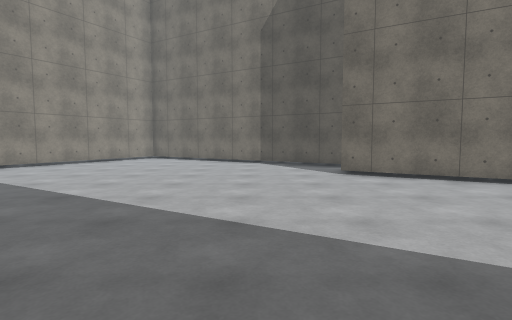
[1] (above)

16 first-person views from a walk through a scene from a Unity 3-D project. The camera is 1.3 m above the floor, tilts 4° down and sees 80° across. The floor is counted in squares, 1 m on a side. Each view is taken from the middle of a square. On the plan, view 1 faces up. The plan holds only what a view shows up to about 14 squares ahead; the rest is blank. The place goes on beyond the plan. The player character is not drawn. Surface patterns are stand-ins for the level's own textures.

[2]
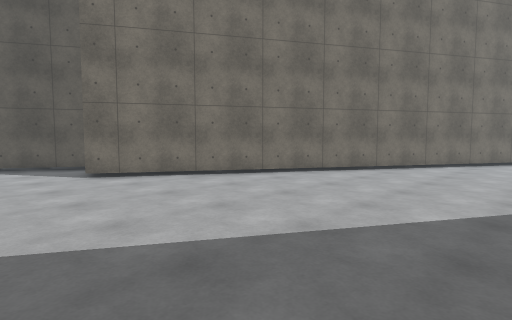

[3]
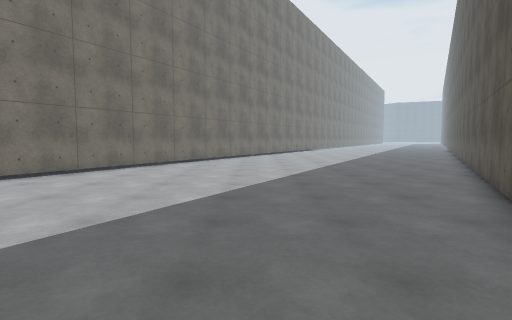

[4]
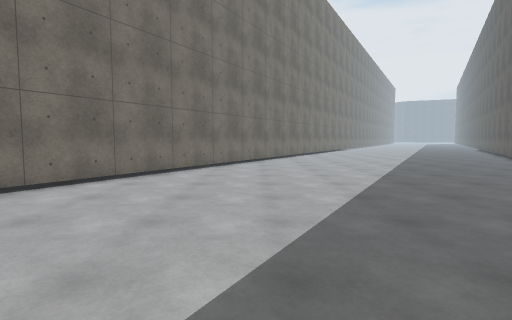

[5]
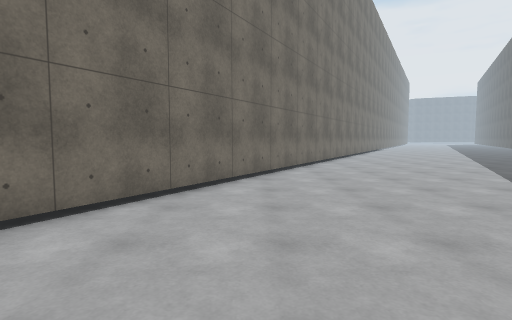

[6]
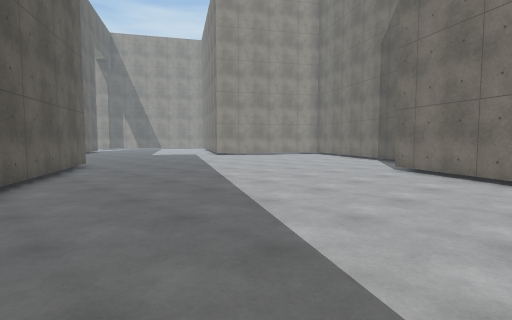

[7]
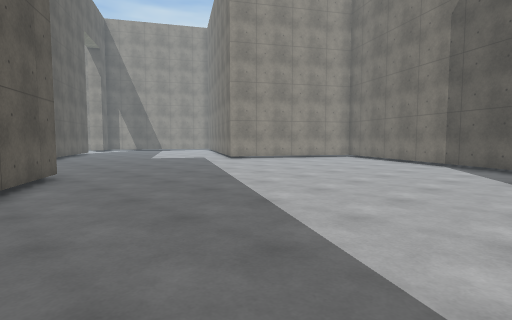

[8]
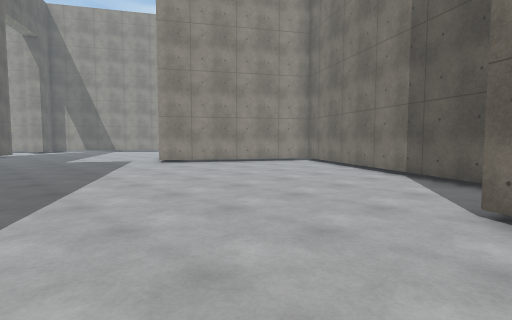

[9]
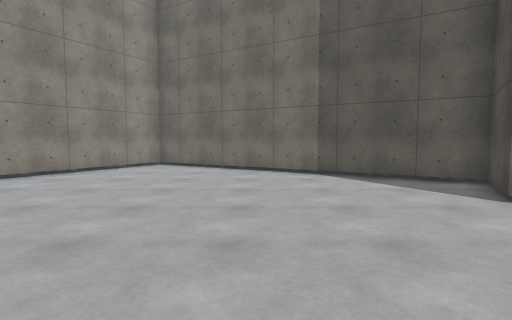

[10]
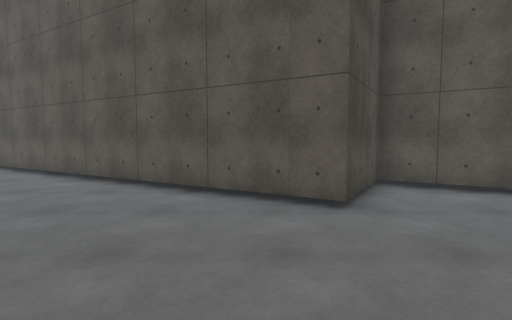

[11]
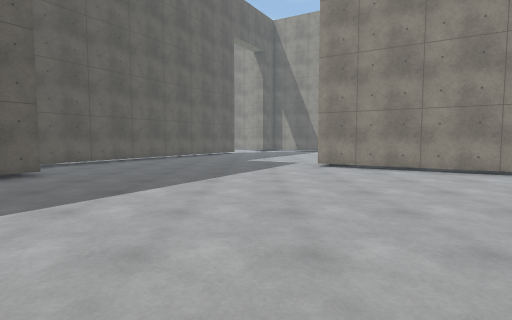

[12]
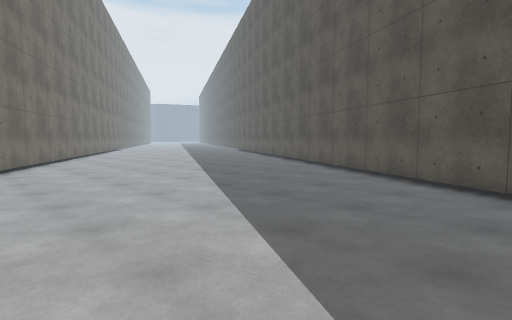

[13]
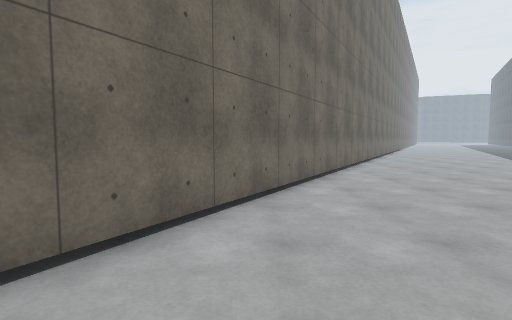

[14]
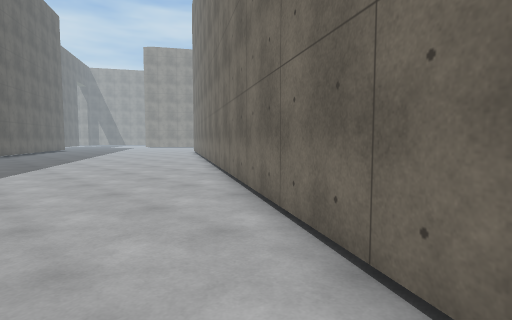

[15]
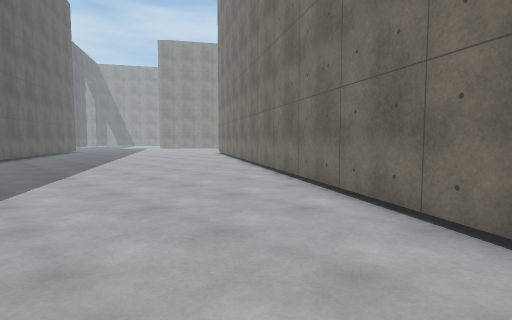

[16]
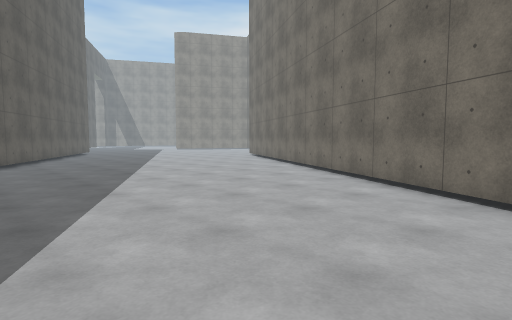

### Floor plan
Points are (right, up) in squares from view 1. A wall is a line through its corners. A room is listed if a view was taken in it or the views show most of it. See-through windows are left out.
Room 1 (views 1, 2, 3, 4, 5, 6, 7, 8, 9, 10, 11, 12, 13, 14, 15, 16)
walls: (-11.6, 0.7) (-9.4, -0.6) (-7.7, 2.4) (7.6, -6.5); (-7.5, 19.1) (-11.1, 13.1); (28.9, -4) (3.1, 11.1) (4.5, 13.6) (-4.8, 19.1)

Positions as (right, up) in squares from view 1, and headings:
1: (0, 0), facing up
2: (0, 0), facing up-right
3: (-1, 0), facing right
4: (3, 1), facing right
5: (10, 1), facing right
6: (8, -2), facing up-left
7: (4, 0), facing up-left
8: (4, 5), facing up-left
9: (-2, 5), facing up
10: (-6, 8), facing down
11: (3, 10), facing left
12: (3, 4), facing down-right
13: (14, 1), facing right
14: (29, -6), facing up-left
15: (25, -6), facing up-left
16: (21, -6), facing up-left
